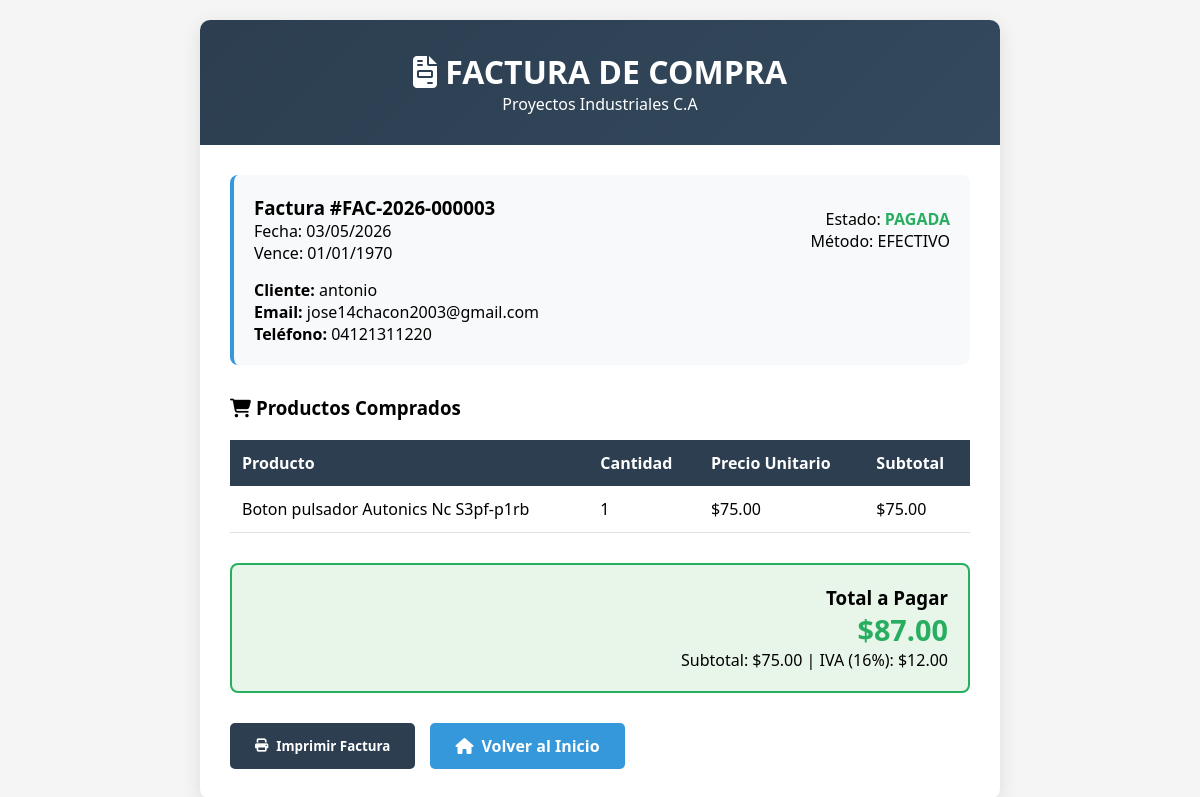
Page /facturacion/factura_detalle.php?invoice_id=3 on the committed database.
### tables this page shows
CREATE TABLE `facturas` (
  `id` int NOT NULL AUTO_INCREMENT,
  `pedido_id` int DEFAULT NULL,
  `cliente_id` int NOT NULL,
  `numero_factura` varchar(20) NOT NULL,
  `fecha_emision` datetime DEFAULT CURRENT_TIMESTAMP,
  `fecha_vencimiento` date DEFAULT NULL,
  `subtotal` decimal(10,2) DEFAULT '0.00',
  `iva` decimal(10,2) DEFAULT '0.00',
  `total` decimal(10,2) NOT NULL DEFAULT '0.00',
  `metodo_pago` varchar(50) DEFAULT NULL,
  `estado` enum('pendiente','pagada','anulada') DEFAULT 'pendiente',
  `usuario_id` int DEFAULT NULL,
  `created_at` timestamp NULL DEFAULT CURRENT_TIMESTAMP,
  PRIMARY KEY (`id`),
  UNIQUE KEY `numero_factura` (`numero_factura`),
  UNIQUE KEY `pedido_id` (`pedido_id`),
  KEY `cliente_id` (`cliente_id`),
  CONSTRAINT `facturas_ibfk_1` FOREIGN KEY (`pedido_id`) REFERENCES `pedidos` (`id`) ON DELETE SET NULL,
  CONSTRAINT `facturas_ibfk_2` FOREIGN KEY (`cliente_id`) REFERENCES `clientes` (`id`) ON DELETE CASCADE
);

CREATE TABLE `clientes` (
  `id` int NOT NULL AUTO_INCREMENT,
  `tipo_documento` enum('cedula','ruc','pasaporte','dni') DEFAULT 'cedula',
  `documento` varchar(20) NOT NULL,
  `nombre` varchar(100) NOT NULL,
  `email` varchar(100) NOT NULL,
  `telefono` varchar(20) DEFAULT NULL,
  `direccion` text,
  `ciudad` varchar(50) DEFAULT NULL,
  `estado` enum('activo','inactivo','moroso') DEFAULT 'activo',
  `fecha_registro` datetime DEFAULT CURRENT_TIMESTAMP,
  PRIMARY KEY (`id`),
  UNIQUE KEY `documento` (`documento`)
);

CREATE TABLE `factura_detalles` (
  `id` int NOT NULL AUTO_INCREMENT,
  `factura_id` int NOT NULL,
  `producto_id` int NOT NULL,
  `cantidad` int NOT NULL DEFAULT '1',
  `precio_unitario` decimal(10,2) NOT NULL DEFAULT '0.00',
  `subtotal` decimal(10,2) NOT NULL DEFAULT '0.00',
  PRIMARY KEY (`id`),
  KEY `factura_id` (`factura_id`),
  KEY `producto_id` (`producto_id`),
  CONSTRAINT `factura_detalles_ibfk_1` FOREIGN KEY (`factura_id`) REFERENCES `facturas` (`id`) ON DELETE CASCADE,
  CONSTRAINT `factura_detalles_ibfk_2` FOREIGN KEY (`producto_id`) REFERENCES `products` (`id`) ON DELETE CASCADE
);

CREATE TABLE `products` (
  `id` int NOT NULL AUTO_INCREMENT,
  `sku` varchar(100) DEFAULT NULL,
  `name` varchar(255) NOT NULL,
  `price` decimal(10,2) NOT NULL,
  `image_url` varchar(512) DEFAULT NULL,
  `description` text,
  `category` varchar(100) DEFAULT 'General',
  `rating` decimal(2,1) DEFAULT '0.0',
  `views_count` int DEFAULT '0',
  `specs` text,
  `stock` int DEFAULT '0',
  `is_featured` tinyint(1) DEFAULT '0',
  `weight` decimal(10,2) DEFAULT '0.00',
  `dimensions` varchar(100) DEFAULT NULL,
  `currency` varchar(3) DEFAULT 'Bs',
  `active` tinyint(1) NOT NULL DEFAULT '1',
  `deleted_at` datetime DEFAULT NULL,
  `created_at` timestamp NULL DEFAULT CURRENT_TIMESTAMP,
  `updated_at` timestamp NULL DEFAULT CURRENT_TIMESTAMP ON UPDATE CURRENT_TIMESTAMP,
  PRIMARY KEY (`id`),
  UNIQUE KEY `sku` (`sku`)
);

### facturacion/factura_detalle.php (the view, shortened to what this page needs)
<?php
$host = 'localhost';
$dbname = 'carrito_db';
$username = 'root';
$password = '';
try {
    $pdo = new PDO("mysql:host=$host;dbname=$dbname;charset=utf8", $username, $password);
    $pdo->setAttribute(PDO::ATTR_ERRMODE, PDO::ERRMODE_EXCEPTION);
} catch (PDOException $e) {
    die("Error de conexión: " . $e->getMessage());
}
$invoice_id = $_GET['invoice_id'] ?? 0;
try {
    $stmt = $pdo->prepare("
        SELECT f.*, c.nombre as cliente_nombre, c.email as cliente_email,
               c.telefono as cliente_telefono, c.direccion as cliente_direccion
        FROM facturas f
        JOIN clientes c ON f.cliente_id = c.id
        WHERE f.id = ?
    ");
    $stmt->execute([$invoice_id]);
    $factura = $stmt->fetch();
    $stmt = $pdo->prepare("
        SELECT fd.*, p.name as producto_nombre, p.sku
        FROM factura_detalles fd
        JOIN products p ON fd.producto_id = p.id
        WHERE fd.factura_id = ?
    ");
    $stmt->execute([$invoice_id]);
    $detalles = $stmt->fetchAll();
} catch (PDOException $e) {
    die("Error: " . $e->getMessage());
}
?>
<!DOCTYPE html>
<html lang="es">
<head>
    <link rel="stylesheet" href="https://cdnjs.cloudflare.com/ajax/libs/font-awesome/6.4.0/css/all.min.css">
</head>
<body>
    <div class="invoice-container">
        <div class="invoice-header">
            <h1><i class="fas fa-file-invoice"></i> FACTURA DE COMPRA</h1>
            <p>Proyectos Industriales C.A</p>
        </div>
        <div class="invoice-body">
            <div class="invoice-info">
                <div style="display: flex; justify-content: space-between; align-items: center;">
                    <div>
                        <h3>Factura #<?php echo $factura['numero_factura']; ?></h3>
                        <p>Fecha: <?php echo date('d/m/Y', strtotime($factura['fecha_emision'])); ?></p>
                        <p>Vence: <?php echo date('d/m/Y', strtotime($factura['fecha_vencimiento'])); ?></p>
                    </div>
                    <div style="text-align: right;">
                        <p>Estado: <span style="color: <?php echo $factura['estado'] == 'pagada' ? '#27ae60' : '#f39c12'; ?>; font-weight: bold;">
                            <?php echo strtoupper($factura['estado']); ?>
                        </span></p>
                        <p>Método: <?php echo strtoupper($factura['metodo_pago']); ?></p>
                    </div>
                </div>
                <div style="margin-top: 15px;">
                    <p><strong>Cliente:</strong> <?php echo $factura['cliente_nombre']; ?></p>
                    <p><strong>Email:</strong> <?php echo $factura['cliente_email']; ?></p>
                    <p><strong>Teléfono:</strong> <?php echo $factura['cliente_telefono']; ?></p>
                </div>
            </div>
            <h3><i class="fas fa-shopping-cart"></i> Productos Comprados</h3>
            <table class="products-table">
                <thead>
                    <tr>
                        <th>Producto</th>
                        <th>Cantidad</th>
                        <th>Precio Unitario</th>
                        <th>Subtotal</th>
                    </tr>
                </thead>
                <tbody>
                    <?php foreach ($detalles as $detalle): ?>
                    <tr>
                        <td><?php echo $detalle['producto_nombre']; ?></td>
                        <td><?php echo $detalle['cantidad']; ?></td>
                        <td>$<?php echo number_format($detalle['precio_unitario'], 2); ?></td>
                        <td>$<?php echo number_format($detalle['subtotal'], 2); ?></td>
                    </tr>
                    <?php endforeach; ?>
                </tbody>
            </table>
            <div class="total-section">
                <h3>Total a Pagar</h3>
                <div class="total-amount">$<?php echo number_format($factura['total'], 2); ?></div>
                <p>Subtotal: $<?php echo number_format($factura['subtotal'], 2); ?> | IVA (16%): $<?php echo number_format($factura['iva'], 2); ?></p>
            </div>
            <div class="actions">
                <button class="btn btn-print" onclick="window.print()">
                    <i class="fas fa-print"></i> Imprimir Factura
                </button>
                <a href="/proyecto/interfaz usuario/pagina_modernizada.html" class="btn btn-home">
                    <i class="fas fa-home"></i> Volver al Inicio
                </a>
            </div>
        </div>
    </div>
</body>
</html>

### facturacion/factura_detalle.php (style rules this page uses)
* { margin: 0; padding: 0; box-sizing: border-box; font-family: 'Segoe UI', Tahoma, Geneva, Verdana, sans-serif; }
body { background: #f5f5f5; padding: 20px; }
.invoice-container { max-width: 800px; margin: 0 auto; background: white; border-radius: 10px; box-shadow: 0 5px 20px rgba(0,0,0,0.1); overflow: hidden; }
.invoice-header { background: linear-gradient(135deg, #2c3e50, #34495e); color: white; padding: 30px; text-align: center; }
.invoice-body { padding: 30px; }
.invoice-info { background: #f8f9fa; padding: 20px; border-radius: 8px; margin-bottom: 30px; border-left: 4px solid #3498db; }
.products-table { width: 100%; border-collapse: collapse; margin: 20px 0; }
.products-table th { background: #2c3e50; color: white; padding: 12px; text-align: left; }
.products-table td { padding: 12px; border-bottom: 1px solid #dee2e6; }
.total-section { background: #e8f5e9; padding: 20px; border-radius: 8px; text-align: right; margin-top: 30px; border: 2px solid #27ae60; }
.total-amount { font-size: 1.8em; font-weight: bold; color: #27ae60; }
.actions { display: flex; gap: 15px; margin-top: 30px; }
.btn { padding: 12px 25px; border: none; border-radius: 5px; font-weight: 600; cursor: pointer; transition: 0.3s; display: flex; align-items: center; gap: 8px; }
.btn-print { background: #2c3e50; color: white; }
.btn-home { background: #3498db; color: white; text-decoration: none; }

### rows in the picture
facturas: numero_factura "FAC-2026-000003", fecha_emision "03/05/2026", fecha_vencimiento "01/01/1970", estado "PAGADA", metodo_pago "EFECTIVO", cliente.nombre "antonio", cliente.email "jose14chacon2003@gmail.com", cliente.telefono "04121311220", total "87.00", subtotal "75.00", iva "12.00"
factura_detalles: producto.name "Boton pulsador Autonics Nc S3pf-p1rb", cantidad "1", precio_unitario "75.00", subtotal "75.00"
